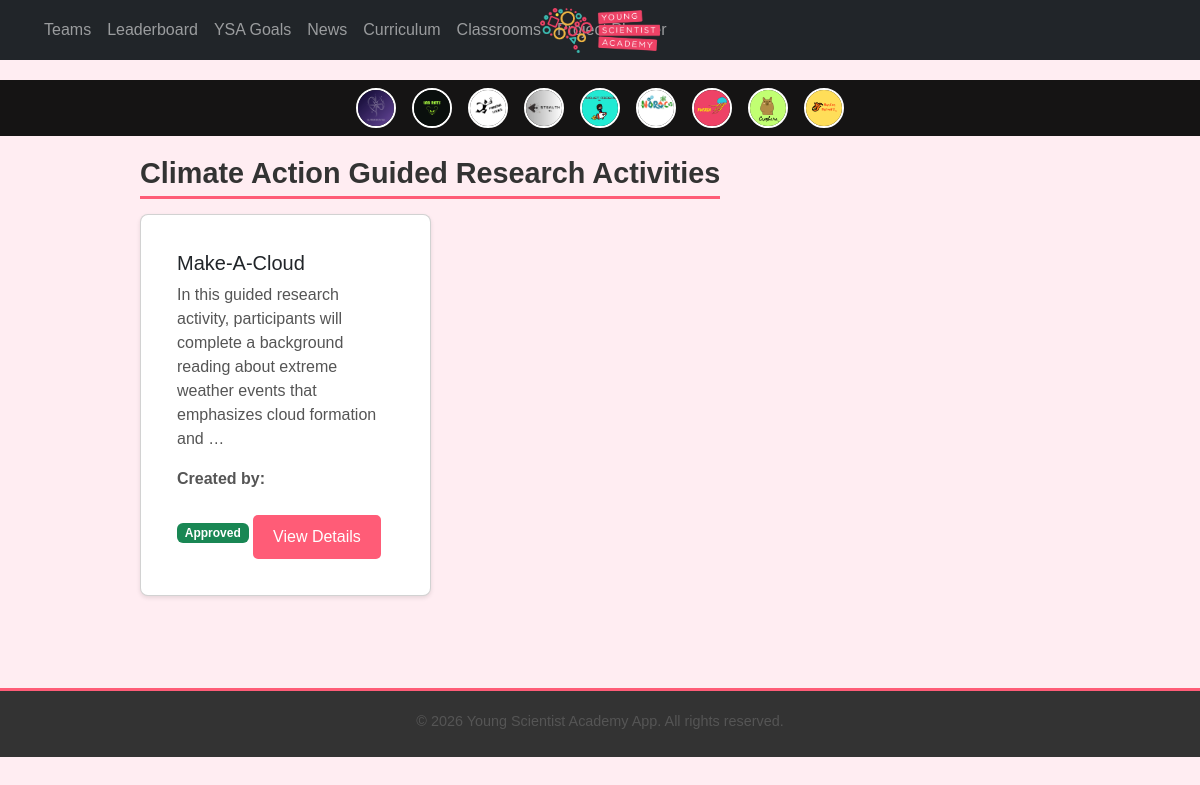
Screenshot of /programs/ysa-goals/climate-action/explore/ with the database file from the repository.
### teams/models.py (models this page shows, shortened)
class Team(models.Model):
    name = models.CharField(max_length=100, unique=True)
    logo = models.ImageField(upload_to="team_logos/", blank=True, null=True)
    members = models.ManyToManyField(
        settings.AUTH_USER_MODEL, related_name='teams_members', blank=True
    )
    created_at = models.DateTimeField(auto_now_add=True)
    description = models.TextField(blank=True)
    max_members = models.IntegerField(default=15)
    class Meta:
        ordering = ["-created_at"]
        verbose_name = "Team"
        verbose_name_plural = "Teams"
    @property
    def total_points(self):
        return self.team_points_from_teams_app.aggregate(
            total_points=Sum("points_earned")
        )["total_points"] or 0
    def get_logo_url(self):
        if self.logo:
            return self.logo.url
        filename_png = f"{self.name.lower().replace(' ', '_')}.png"
        filename_jpg = f"{self.name.lower().replace(' ', '_')}.jpg"
        if os.path.exists(os.path.join(settings.MEDIA_ROOT, "team_logos", filename_png)):
            return settings.MEDIA_URL + "team_logos/" + filename_png
        if os.path.exists(os.path.join(settings.MEDIA_ROOT, "team_logos", filename_jpg)):
            return settings.MEDIA_URL + "team_logos/" + filename_jpg
        return settings.STATIC_URL + "default_team_logo.png"

### programs/models.py (models this page shows, shortened)
class Goal(models.Model):
    title = models.CharField(max_length=100)
    slug = models.SlugField(unique=True, blank=True)
    image = models.ImageField(upload_to='goal_tiles/')
    description = models.TextField(blank=True)

class Program(models.Model):
    goal = models.ForeignKey('Goal', on_delete=models.CASCADE, related_name='programs', null=True)
    theme = models.ForeignKey(Theme, on_delete=models.CASCADE, related_name='programs')
    name = models.CharField(max_length=255)
    description = models.TextField()
    overview = models.TextField(blank=True)
    objective = models.TextField(blank=True)
    difficulty_level = models.CharField(
        max_length=50,
        choices=[('Explorer', 'Explorer'), ('Ambassador', 'Ambassador')],
        default='Explorer'
    )
    materials = models.TextField(blank=True)
    estimated_time = models.CharField(max_length=100, blank=True)
    keywords = models.TextField(blank=True)
    us_standards = models.TextField(blank=True)
    moldovan_standards = models.TextField(blank=True)
    is_approved = models.BooleanField(default=False)

### programs/views.py (the view)
# urls.py: path('ysa-goals/<slug:slug>/explore/', views.explore_science, name='explore_science'),
def explore_science(request, slug):
    goal = get_object_or_404(Goal, slug=slug)
    programs = Program.objects.filter(goal=goal).prefetch_related('activities')
    return render(request, 'explore_science.html', {
        'goal': goal,
        'programs': programs
    })

### teams/context_processors.py (called while the page is built)
def team_logos(request):
    teams = list(Team.objects.all())  # Convert QuerySet to list
    teams.sort(key=lambda team: team.total_points, reverse=True)  # Sort manually  # ✅ Order by team ranking
    return {'teams': teams}

### users/context_processors.py (called while the page is built, shortened)
def user_level_and_team(request):
    user = request.user
    if not user.is_authenticated:
        return {}

### programs/templates/explore_science.html (shortened to what this page needs)
{% extends "core/base.html" %}
{% load static %}
{% block content %}
<div class="container">
    <h1 class="section-title">{{ goal.title }} Guided Research Activities</h1>
    <div class="row">
        {% for program in programs %}
            <div class="col-md-6 col-lg-4">
                <div class="card mb-4">
                    <div class="card-body">
                        <h5 class="card-title">{{ program.name }}</h5>
                        <p class="card-text">{{ program.description|truncatewords:20 }}</p>
                        <p><strong>Created by:</strong> {{ program.teacher.get_full_name }}</p>
                        {% if program.is_approved %}
                            <span class="badge bg-success">Approved</span>
                        {% else %}
                            <span class="badge bg-warning text-dark">Pending Approval</span>
                        {% endif %}
                        <a href="{% url 'programs:program_detail' program.id %}" class="btn btn-primary mt-2">View Details</a>
                    </div>
                </div>
            </div>
        {% empty %}
            <p>No programs available at this time.</p>
        {% endfor %}
    </div>
</div>
{% endblock %}

### core/templates/core/base.html (shortened to what this page needs)
{% load static %}
<!DOCTYPE html>
<html lang="en">
<head>
    <link href="https://cdn.jsdelivr.net/npm/bootstrap@5.3.0/dist/css/bootstrap.min.css" rel="stylesheet">
    <link rel="stylesheet" href="{% static 'css/styles.css' %}">
</head>
<body>
<nav class="navbar navbar-expand-lg navbar-dark bg-dark fixed-top">
    <div class="w-100 d-flex justify-content-between align-items-center px-3">
        <div class="d-flex align-items-center">
        <div class="collapse navbar-collapse" id="navbarNav">
            <ul class="navbar-nav">
            <li class="nav-item">
                <a class="nav-link {% if request.path == '/teams/' %}active{% endif %}" href="{% url 'teams:team_overview' %}">Teams</a>
            </li>
            <li class="nav-item">
                <a class="nav-link {% if request.path == '/leaderboard/' %}active{% endif %}" href="{% url 'leaderboard:student_leaderboard' %}">
                    Leaderboard
                </a>
            </li>
            <li class="nav-item">
                <a class="nav-link {% if request.path == '/programs/' %}active{% endif %}" href="{% url 'programs:goal_list' %}">YSA Goals</a>
            </li>
            <li class="nav-item">
                <a class="nav-link {% if request.path == '/news/' %}active{% endif %}" href="{% url 'news:news' %}">News</a>
            </li>
            <li class="nav-item">
                <a class="nav-link {% if request.path == '/curriculum/' %}active{% endif %}" href="{% url 'curriculum:home' %}">Curriculum</a>
            </li>
            <li class="nav-item">
                <a class="nav-link {% if request.path == '/classrooms/' %}active{% endif %}" href="{% url 'classrooms:dashboard' %}">Classrooms</a>
            </li>
            <li class="nav-item">
                <a class="nav-link {% if request.path == '/project_planner/' %}active{% endif %}" href="{% url 'project_planner:home' %}">Project Planner</a>
            </li>
            </ul>
        </div>
        </div>
    <a class="navbar-brand position-absolute start-50 translate-middle-x" href="{% url 'home' %}">
      <img src="{% static 'images/logo.png' %}" alt="logo" class="logo" style="max-height: 50px;">
    </a>
  </div>
</nav>
    {% if teams %}
    <div class="team-logos-nav">
        {% for team in teams %}
            <a href="{% url 'teams:team_detail' team.id %}" class="team-logo-link">
                <img src="{{ team.get_logo_url }}" alt="{{ team.name }}" class="team-logo-small">
            </a>
        {% endfor %}
    </div>
    {% endif %}
    <div class="content-container">
        {% block content %}{% endblock %}
    </div>
    <footer class="text-center mt-5">
        <p>&copy; {% now "Y" %} Young Scientist Academy App. All rights reserved.</p>
    </footer>
</body>
</html>
</body>
</html>

### core/static/css/styles.css (style rules this page uses)
body { background-color: #ffe6f0; font-family: 'Arial', sans-serif; color: #333; }
.team-logos-nav { display: flex; justify-content: center; align-items: center; background: #151414; padding: 8px; position: relative; z-index: 999; margin-top: 80px; }
.navbar { position: fixed; top: 0; left: 0; right: 0; width: 100%; z-index: 1050; background-color: #333333; padding: 10px 20px; display: flex; align-items: center; justify-content: space-between; }
.navbar-brand { font-weight: bold; color: #ffffff; font-size: 1.2rem; margin-right: auto; position: absolute; left: 50%; transform: translateX(-50%); z-index: 1; }
.navbar-collapse { background-color: transparent; padding: 0; box-shadow: none; border: none; }
.team-logo-link { margin: 0 8px; text-decoration: none; }
.team-logo-small { width: 40px; height: 40px; border-radius: 50%; border: 2px solid white; object-fit: cover; transition: transform 0.2s ease-in-out; }
.container { max-width: 960px; padding: 20px; }
footer { background-color: #333333; color: #ffffff; padding: 15px 0; font-size: 0.9rem; text-align: center; border-top: 3px solid #ff5c77; }
footer p { margin-bottom: 5px; }
.logo { max-width: 120px; height: auto; display: block; margin: 10px auto; }
button, .btn { background-color: #ff5c77; color: #ffffff; border: 2px solid #ff5c77; border-radius: 5px; padding: 10px 20px; font-size: 1rem; cursor: pointer; transition: background-color 0.3s ease, transform 0.2s ease; }
.card { background-color: #ffffff; border-radius: 8px; box-shadow: 0 2px 4px rgba(0, 0, 0, 0.1); padding: 20px; margin-bottom: 20px; transition: transform 0.2s ease; }
h1, h2, h3, h4, h5, h6 { color: #333; }
p, li { color: #555; }
.section-title { font-size: 1.8rem; font-weight: bold; color: #333333; margin-bottom: 15px; border-bottom: 3px solid #ff5c77; display: inline-block; padding-bottom: 5px; }
.btn { padding: 10px 20px; font-size: 16px; border-radius: 5px; border: none; cursor: pointer; transition: all 0.3s ease-in-out; }
footer { padding: 20px 0; border-top: 3px solid #ff5c77; font-size: 0.9rem; text-align: center; color: #ffffff; background-color: #333333; }

### programs/templates/explore_science.html (style rules this page uses)
body { background-color: #ffedf2; }

### rows the page displays
Team: shows a picture
Team: shows a picture
Team: shows a picture
Team: shows a picture
Team: shows a picture
Team: shows a picture
Team: shows a picture
Team: shows a picture
Team: shows a picture
Goal: title "Climate Action"
Program: name "Make-A-Cloud", description "In this guided research activity, participants will complete a background reading about extreme weather events that emphasizes cloud formation and …", is_approved "Approved"
